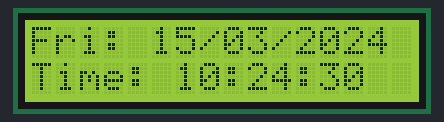
A sketch run on a simulated Arduino Uno, built with avr-gcc and run on an emulated ATmega328P. Parts: 16×2 character LCD. The local clock reads 2024-03-15 10:24:30 at power-on unless the sketch sets it.

Above: at 0.2 s.
At 4.3 s:
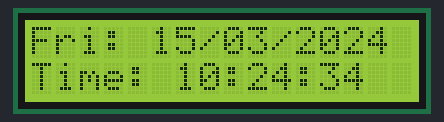
At 9.5 s:
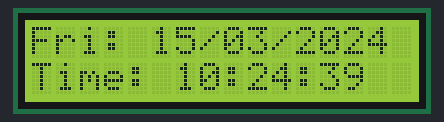
At 18.8 s:
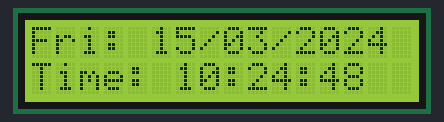
At 28.1 s:
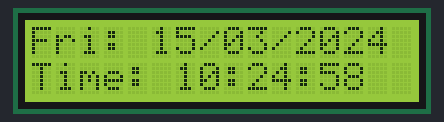
At 38.5 s:
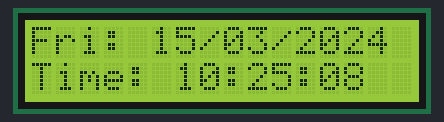

The sketch:

question7.ino
```cpp
/*  Author: Arnob Karmokar
 *  ID: 16-01-05-055
 *  Created on 02 April 2019
 */
#include<DS3231.h>
#include<Wire.h>
#include<LiquidCrystal_I2C.h>

LiquidCrystal_I2C lcd(0x3F,16,2);
DS3231  rtc(SDA, SCL);

void setup()
{
  Serial.begin(9600);
  rtc.begin();
  /* Next 3 Lines are used to set Sensor Time for the 1st time. It will save time on it's own memory*/
  //rtc.setDOW(TUESDAY);
  //rtc.setTime(22, 17, 20);
  //rtc.setDate(2, 4, 2019);

  lcd.init();
  lcd.backlight();
}

void loop()
{
  lcd.clear();
  lcd.setCursor(0,0);

  // Send Day-of-Week
  lcd.print(rtc.getDOWStr(FORMAT_SHORT));
  lcd.print(": ");

  // Send date
  lcd.print(rtc.getDateStr(FORMAT_LONG,FORMAT_LITTLEENDIAN,'/'));
  lcd.setCursor(0,1);
  lcd.print("Time: ");

  // Send time
  lcd.print(rtc.getTimeStr());

  delay (1000);
}
```

Measured:
- what the display in image 1 shows lasts 1.1 s, from 4.2 s to 5.3 s
